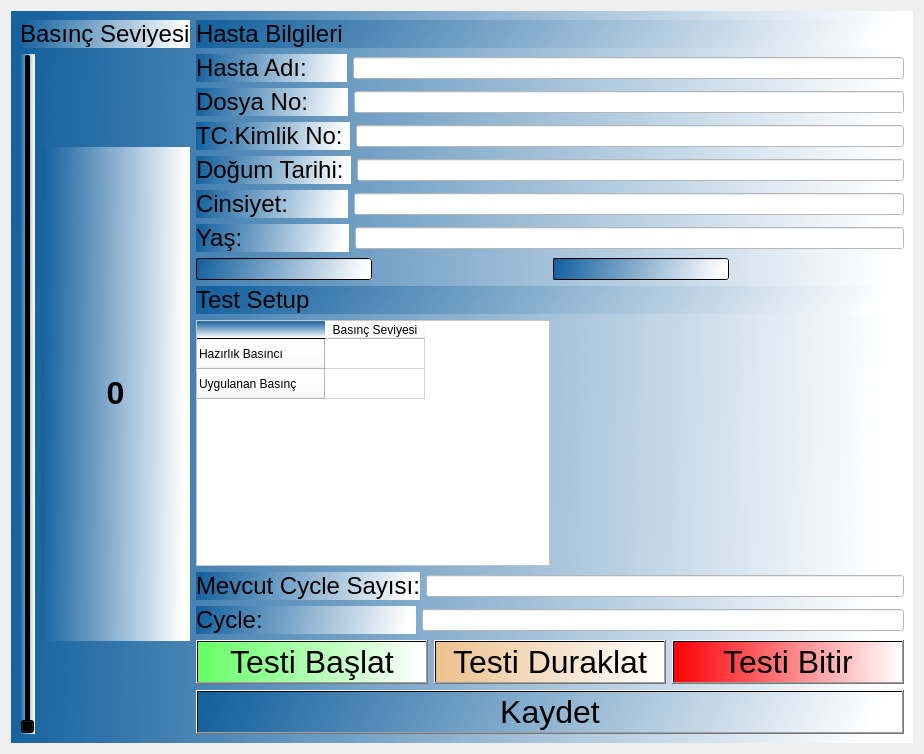
<?xml version="1.0" encoding="UTF-8"?>
<ui version="4.0">
 <class>Dialog</class>
 <widget class="QDialog" name="Dialog">
  <property name="geometry">
   <rect>
    <x>0</x>
    <y>0</y>
    <width>924</width>
    <height>754</height>
   </rect>
  </property>
  <property name="windowTitle">
   <string>Dialog</string>
  </property>
  <layout class="QHBoxLayout" name="horizontalLayout_15">
   <item>
    <widget class="QWidget" name="widget" native="true">
     <property name="styleSheet">
      <string notr="true">background-color: qlineargradient(spread:pad, x1:0.00492611, y1:0, x2:0.980296, y2:0.0284091, stop:0.0197044 rgba(22, 98, 159, 255), stop:1 rgba(255, 255, 255, 255));</string>
     </property>
     <layout class="QHBoxLayout" name="horizontalLayout_12">
      <item>
       <layout class="QVBoxLayout" name="verticalLayout_4">
        <item>
         <widget class="QLabel" name="L_Basinc_2">
          <property name="font">
           <font>
            <family>Arial</family>
            <pointsize>18</pointsize>
           </font>
          </property>
          <property name="styleSheet">
           <string notr="true">background-color: qlineargradient(spread:pad, x1:0.00492611, y1:0, x2:0.980296, y2:0.0284091, stop:0.0197044 rgba(22, 98, 159, 255), stop:1 rgba(255, 255, 255, 255));</string>
          </property>
          <property name="text">
           <string>Basınç Seviyesi</string>
          </property>
         </widget>
        </item>
        <item>
         <layout class="QHBoxLayout" name="horizontalLayout_2">
          <item>
           <widget class="QSlider" name="verticalSlider">
            <property name="orientation">
             <enum>Qt::Vertical</enum>
            </property>
           </widget>
          </item>
          <item>
           <layout class="QVBoxLayout" name="verticalLayout_2">
            <item>
             <spacer name="verticalSpacer_2">
              <property name="orientation">
               <enum>Qt::Vertical</enum>
              </property>
              <property name="sizeHint" stdset="0">
               <size>
                <width>20</width>
                <height>40</height>
               </size>
              </property>
             </spacer>
            </item>
            <item>
             <widget class="QLabel" name="textLabel">
              <property name="minimumSize">
               <size>
                <width>101</width>
                <height>494</height>
               </size>
              </property>
              <property name="font">
               <font>
                <pointsize>48</pointsize>
                <weight>75</weight>
                <bold>true</bold>
               </font>
              </property>
              <property name="text">
               <string>&lt;html&gt;&lt;head/&gt;&lt;body&gt;&lt;p align=&quot;center&quot;&gt;&lt;span style=&quot; font-size:24pt;&quot;&gt;0&lt;/span&gt;&lt;/p&gt;&lt;/body&gt;&lt;/html&gt;</string>
              </property>
              <property name="alignment">
               <set>Qt::AlignCenter</set>
              </property>
             </widget>
            </item>
            <item>
             <spacer name="verticalSpacer">
              <property name="orientation">
               <enum>Qt::Vertical</enum>
              </property>
              <property name="sizeHint" stdset="0">
               <size>
                <width>20</width>
                <height>40</height>
               </size>
              </property>
             </spacer>
            </item>
           </layout>
          </item>
         </layout>
        </item>
       </layout>
      </item>
      <item>
       <layout class="QVBoxLayout" name="verticalLayout_5">
        <item>
         <layout class="QVBoxLayout" name="verticalLayout">
          <item>
           <widget class="QLabel" name="L_Hasta">
            <property name="font">
             <font>
              <family>Arial</family>
              <pointsize>18</pointsize>
             </font>
            </property>
            <property name="styleSheet">
             <string notr="true">background-color: qlineargradient(spread:pad, x1:0.00492611, y1:0, x2:0.980296, y2:0.0284091, stop:0.0197044 rgba(22, 98, 159, 255), stop:1 rgba(255, 255, 255, 255));</string>
            </property>
            <property name="text">
             <string>Hasta Bilgileri</string>
            </property>
           </widget>
          </item>
          <item>
           <layout class="QHBoxLayout" name="horizontalLayout">
            <item>
             <widget class="QLabel" name="L_HastaAdi">
              <property name="font">
               <font>
                <family>Arial</family>
                <pointsize>18</pointsize>
               </font>
              </property>
              <property name="styleSheet">
               <string notr="true"/>
              </property>
              <property name="text">
               <string>Hasta Adı:      </string>
              </property>
             </widget>
            </item>
            <item>
             <widget class="QLineEdit" name="LE_HastaAdi">
              <property name="styleSheet">
               <string notr="true">background-color:rgb(255, 255, 255)</string>
              </property>
             </widget>
            </item>
           </layout>
          </item>
          <item>
           <layout class="QHBoxLayout" name="horizontalLayout_11">
            <item>
             <widget class="QLabel" name="L_DosyaNo">
              <property name="font">
               <font>
                <family>Arial</family>
                <pointsize>18</pointsize>
               </font>
              </property>
              <property name="styleSheet">
               <string notr="true"/>
              </property>
              <property name="text">
               <string>Dosya No:      </string>
              </property>
             </widget>
            </item>
            <item>
             <widget class="QLineEdit" name="LE_DosyaNo">
              <property name="styleSheet">
               <string notr="true">background-color:rgb(255, 255, 255)</string>
              </property>
             </widget>
            </item>
           </layout>
          </item>
          <item>
           <layout class="QHBoxLayout" name="horizontalLayout_7">
            <item>
             <widget class="QLabel" name="L_Kimlik">
              <property name="font">
               <font>
                <family>Arial</family>
                <pointsize>18</pointsize>
               </font>
              </property>
              <property name="styleSheet">
               <string notr="true"/>
              </property>
              <property name="text">
               <string>TC.Kimlik No: </string>
              </property>
             </widget>
            </item>
            <item>
             <widget class="QLineEdit" name="LE_Kimlik">
              <property name="styleSheet">
               <string notr="true">background-color:rgb(255, 255, 255)</string>
              </property>
             </widget>
            </item>
           </layout>
          </item>
          <item>
           <layout class="QHBoxLayout" name="horizontalLayout_6">
            <item>
             <widget class="QLabel" name="L_DogumTarihi">
              <property name="font">
               <font>
                <family>Arial</family>
                <pointsize>18</pointsize>
               </font>
              </property>
              <property name="styleSheet">
               <string notr="true"/>
              </property>
              <property name="text">
               <string>Doğum Tarihi: </string>
              </property>
             </widget>
            </item>
            <item>
             <widget class="QLineEdit" name="LE_DogumTarihi">
              <property name="styleSheet">
               <string notr="true">background-color:rgb(255, 255, 255)</string>
              </property>
             </widget>
            </item>
           </layout>
          </item>
          <item>
           <layout class="QHBoxLayout" name="horizontalLayout_10">
            <item>
             <widget class="QLabel" name="L_Cinsiyet">
              <property name="font">
               <font>
                <family>Arial</family>
                <pointsize>18</pointsize>
               </font>
              </property>
              <property name="styleSheet">
               <string notr="true"/>
              </property>
              <property name="text">
               <string>Cinsiyet:         </string>
              </property>
             </widget>
            </item>
            <item>
             <widget class="QLineEdit" name="LE_Cinsiyet">
              <property name="styleSheet">
               <string notr="true">background-color:rgb(255, 255, 255)</string>
              </property>
             </widget>
            </item>
           </layout>
          </item>
          <item>
           <layout class="QHBoxLayout" name="horizontalLayout_9">
            <item>
             <widget class="QLabel" name="L_Yas">
              <property name="font">
               <font>
                <family>Arial</family>
                <pointsize>18</pointsize>
               </font>
              </property>
              <property name="styleSheet">
               <string notr="true"/>
              </property>
              <property name="text">
               <string>Yaş:                </string>
              </property>
             </widget>
            </item>
            <item>
             <widget class="QLineEdit" name="LE_Yas">
              <property name="styleSheet">
               <string notr="true">background-color:rgb(255, 255, 255)</string>
              </property>
             </widget>
            </item>
           </layout>
          </item>
         </layout>
        </item>
        <item>
         <layout class="QVBoxLayout" name="verticalLayout_3">
          <item>
           <layout class="QHBoxLayout" name="horizontalLayout_13">
            <item>
             <widget class="QLineEdit" name="LE_date"/>
            </item>
            <item>
             <spacer name="horizontalSpacer_12">
              <property name="styleSheet">
               <string notr="true"/>
              </property>
              <property name="orientation">
               <enum>Qt::Horizontal</enum>
              </property>
              <property name="sizeHint" stdset="0">
               <size>
                <width>40</width>
                <height>20</height>
               </size>
              </property>
             </spacer>
            </item>
            <item>
             <widget class="QLineEdit" name="LE_time"/>
            </item>
            <item>
             <spacer name="horizontalSpacer_14">
              <property name="styleSheet">
               <string notr="true"/>
              </property>
              <property name="orientation">
               <enum>Qt::Horizontal</enum>
              </property>
              <property name="sizeHint" stdset="0">
               <size>
                <width>40</width>
                <height>20</height>
               </size>
              </property>
             </spacer>
            </item>
           </layout>
          </item>
          <item>
           <widget class="QLabel" name="L_Test">
            <property name="font">
             <font>
              <family>Arial</family>
              <pointsize>18</pointsize>
             </font>
            </property>
            <property name="styleSheet">
             <string notr="true">background-color: qlineargradient(spread:pad, x1:0.00492611, y1:0, x2:0.980296, y2:0.0284091, stop:0.0197044 rgba(22, 98, 159, 255), stop:1 rgba(255, 255, 255, 255));</string>
            </property>
            <property name="text">
             <string>Test Setup</string>
            </property>
           </widget>
          </item>
          <item>
           <layout class="QHBoxLayout" name="horizontalLayout_4">
            <item>
             <widget class="QTableWidget" name="tableWidget">
              <property name="styleSheet">
               <string notr="true">background-color: rgb(255, 255, 255);</string>
              </property>
              <row>
               <property name="text">
                <string>Hazırlık Basıncı</string>
               </property>
               <property name="background">
                <color>
                 <red>0</red>
                 <green>0</green>
                 <blue>255</blue>
                </color>
               </property>
              </row>
              <row>
               <property name="text">
                <string>Uygulanan Basınç      </string>
               </property>
              </row>
              <column>
               <property name="text">
                <string>Basınç Seviyesi</string>
               </property>
              </column>
             </widget>
            </item>
            <item>
             <spacer name="horizontalSpacer">
              <property name="orientation">
               <enum>Qt::Horizontal</enum>
              </property>
              <property name="sizeHint" stdset="0">
               <size>
                <width>40</width>
                <height>20</height>
               </size>
              </property>
             </spacer>
            </item>
           </layout>
          </item>
          <item>
           <layout class="QHBoxLayout" name="horizontalLayout_5">
            <item>
             <widget class="QLabel" name="L_MevcutCycle">
              <property name="font">
               <font>
                <family>Arial</family>
                <pointsize>18</pointsize>
               </font>
              </property>
              <property name="styleSheet">
               <string notr="true"/>
              </property>
              <property name="text">
               <string>Mevcut Cycle Sayısı:</string>
              </property>
             </widget>
            </item>
            <item>
             <widget class="QLineEdit" name="LE_MevcutCycle">
              <property name="styleSheet">
               <string notr="true">background-color:rgb(255, 255, 255)</string>
              </property>
             </widget>
            </item>
           </layout>
          </item>
          <item>
           <layout class="QHBoxLayout" name="horizontalLayout_8">
            <item>
             <widget class="QLabel" name="L_Cycle">
              <property name="font">
               <font>
                <family>Arial</family>
                <pointsize>18</pointsize>
               </font>
              </property>
              <property name="styleSheet">
               <string notr="true"/>
              </property>
              <property name="text">
               <string>Cycle:                       </string>
              </property>
             </widget>
            </item>
            <item>
             <widget class="QLineEdit" name="LE_Cycle">
              <property name="styleSheet">
               <string notr="true">background-color:rgb(255, 255, 255)</string>
              </property>
             </widget>
            </item>
           </layout>
          </item>
          <item>
           <layout class="QHBoxLayout" name="horizontalLayout_3">
            <item>
             <widget class="QPushButton" name="PB_TestiBalat">
              <property name="font">
               <font>
                <pointsize>24</pointsize>
               </font>
              </property>
              <property name="styleSheet">
               <string notr="true">background-color: qlineargradient(spread:pad, x1:0, y1:0, x2:1, y2:0, stop:0 rgba(102, 255, 102, 255), stop:1 rgba(255, 255, 255, 255));</string>
              </property>
              <property name="text">
               <string>Testi Başlat</string>
              </property>
             </widget>
            </item>
            <item>
             <widget class="QPushButton" name="PB_TestiDuraklat">
              <property name="font">
               <font>
                <pointsize>24</pointsize>
               </font>
              </property>
              <property name="styleSheet">
               <string notr="true">background-color: qlineargradient(spread:pad, x1:0, y1:0, x2:1, y2:0, stop:0 rgba(236, 193, 143, 255), stop:1 rgba(255, 255, 255, 255));</string>
              </property>
              <property name="text">
               <string>Testi Duraklat</string>
              </property>
             </widget>
            </item>
            <item>
             <widget class="QPushButton" name="PB_TestiBitir">
              <property name="font">
               <font>
                <pointsize>24</pointsize>
               </font>
              </property>
              <property name="styleSheet">
               <string notr="true">background-color: qlineargradient(spread:pad, x1:0, y1:0, x2:1, y2:0, stop:0 rgba(252, 1, 7, 255), stop:1 rgba(255, 255, 255, 255));</string>
              </property>
              <property name="text">
               <string>Testi Bitir</string>
              </property>
             </widget>
            </item>
           </layout>
          </item>
          <item>
           <widget class="QPushButton" name="PB_SonuclarKaydet">
            <property name="font">
             <font>
              <pointsize>24</pointsize>
             </font>
            </property>
            <property name="styleSheet">
             <string notr="true">background-color: qlineargradient(spread:pad, x1:0.00492611, y1:0, x2:0.980296, y2:0.0284091, stop:0.0197044 rgba(22, 98, 159, 255), stop:1 rgba(255, 255, 255, 255));</string>
            </property>
            <property name="text">
             <string>Kaydet</string>
            </property>
           </widget>
          </item>
         </layout>
        </item>
       </layout>
      </item>
     </layout>
    </widget>
   </item>
  </layout>
 </widget>
 <resources/>
 <connections/>
</ui>
